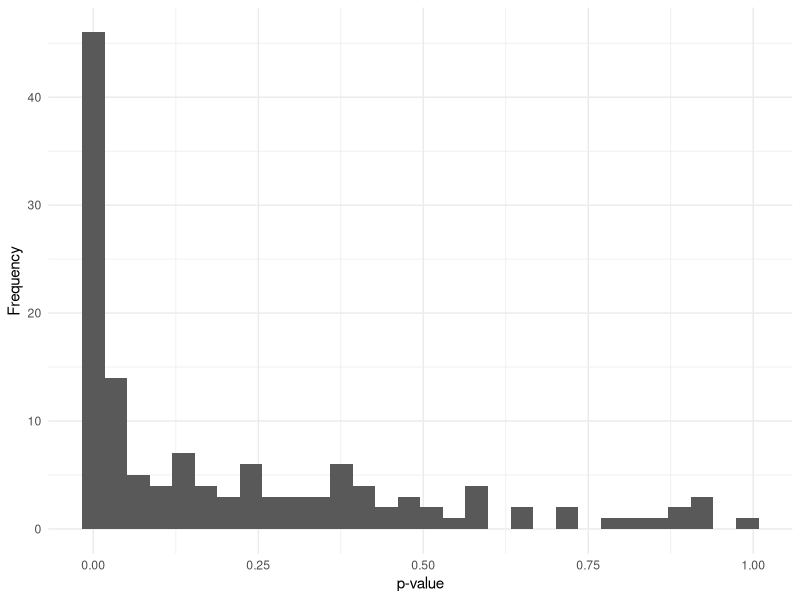
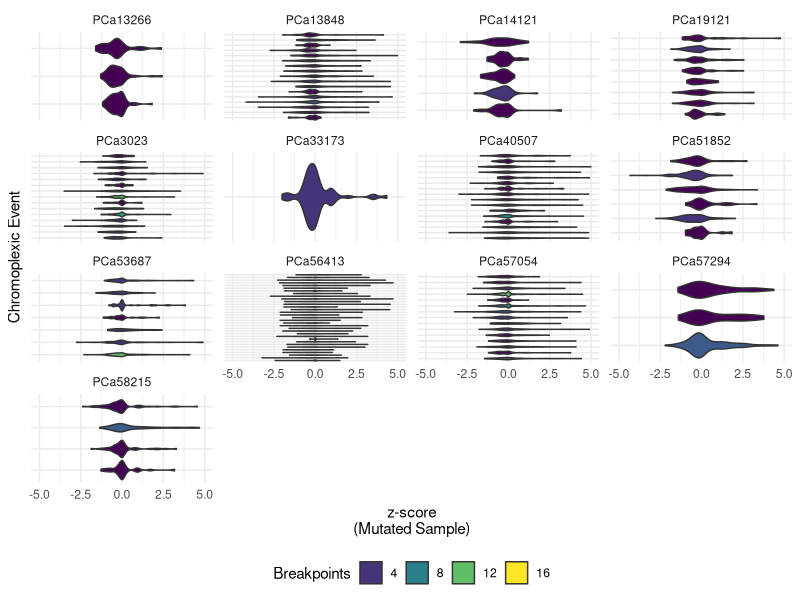
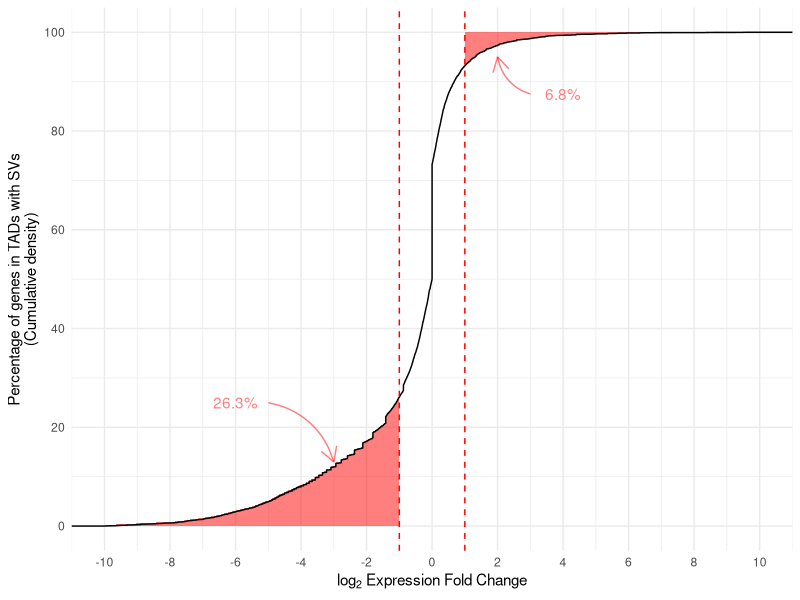

Source code (R) for these figures, in order:
# ==============================================================================
# Environment
# ==============================================================================
suppressMessages(library("data.table"))
suppressMessages(library("ggplot2"))

# ==============================================================================
# Data
# ==============================================================================
# load hypothesis testing results
htest = fread("sv-disruption-tests.tsv", sep = "\t", header = TRUE)

# load z-scores for tested genes
tested_genes = fread("sv-disruption-tests.genes.tsv", sep = "\t", header = TRUE)

# ==============================================================================
# Analysis
# ==============================================================================
# add n_breakpoints to tested_genes for plotting
tested_genes = merge(
    x = tested_genes,
    y = htest[, .SD, .SDcols=c("Sample", "Component_Index", "n_breakpoints", "n_genes")],
    by.x = c("Mutated_In", "Component_Index"),
    by.y = c("Sample", "Component_Index"),
    all.x = TRUE
)

# ==============================================================================
# Plots
# ==============================================================================
# p-value histogram across all connected components (i.e. chromoplexic events)
gg = (
    ggplot(data = htest)
    + geom_histogram(aes(x = p))
    + labs(x = "p-value", y = "Frequency")
    + theme_minimal()
)
ggsave(
    "Plots/sv-disruption.expression.p-values.png",
    height = 12,
    width = 20,
    units = "cm"
)

# plot z-scores for each connected component
gg = (
    ggplot(data = tested_genes)
    + geom_violin(aes(x = factor(Component_Index), y = z, fill = n_breakpoints))
    + labs(x = "Chromoplexic Event", y = "z-score\n(Mutated Sample)")
    + ylim(-5, 5)
    + facet_wrap(~ Mutated_In, scales = "free_y")
    + guides(fill = guide_legend(title="Breakpoints"))
    + scale_fill_viridis_c()
    + coord_flip()
    + theme_minimal()
    + theme(
        strip.text.y = element_text(angle = 0, hjust = 0),
        axis.text.y = element_blank(),
        legend.position = "bottom"
    )
)
ggsave(
    "Plots/sv-disruption.z.png",
    height = 20,
    width = 20,
    units = "cm"
)

# plot empirical CDFs of fold changes for each chromoxplexic event
# convert to log2 base for more understandable plotting
tested_genes[, log2fold := log10fold * log2(10)]
fold_ecdf = tested_genes[, ecdf(log2fold)]
ecdf_data = data.table(
    log2fold = tested_genes[order(log2fold), log2fold]
)
ecdf_data[, cdf := fold_ecdf(log2fold)]
log_fold_thresh = log2(c(0.5, 2))
gg = (
    ggplot()
    + geom_ribbon(
        data = ecdf_data[log2fold <= log_fold_thresh[1]],
        mapping = aes(x = log2fold, ymin = 0, ymax = cdf),
        alpha = 0.5,
        fill = "red"
    )
    + geom_ribbon(
        data = ecdf_data[log2fold >= log_fold_thresh[2]],
        mapping = aes(x = log2fold, ymin = cdf, ymax = 1),
        alpha = 0.5,
        fill = "red"
    )
    + stat_ecdf(
        data = tested_genes,
        mapping = aes(x = log2fold)
    )
    + geom_vline(xintercept=log_fold_thresh[1], linetype = "dashed", colour = "red")
    + geom_vline(xintercept=log_fold_thresh[2], linetype = "dashed", colour = "red")
    + annotate(
        x = -6, y = 0.25,
        label = paste0(round(fold_ecdf(log_fold_thresh[1]), 3) * 100, "%"),
        geom = "text",
        colour = "red",
        alpha = 0.5
    )
    + annotate(
        x = 4, y = 0.875,
        label = paste0((1 - round(fold_ecdf(log_fold_thresh[2]), 3)) * 100, "%"),
        geom = "text",
        colour = "red",
        alpha = 0.5
    )
    + geom_curve(
        aes(x = -5, y = 0.25, xend = -3, yend = 0.13),
        arrow = arrow(angle = 30, length = unit(0.03, "npc")),
        curvature = -0.3,
        colour = "red",
        alpha = 0.5
    )
    + geom_curve(
        aes(x = 3, y = 0.875, xend = 2, yend = 0.95),
        arrow = arrow(angle = 30, length = unit(0.03, "npc")),
        curvature = -0.3,
        colour = "red",
        alpha = 0.5
    )
    + scale_x_continuous(
        breaks = seq(-10, 10, 2),
        limits = c(-10, 10),
        name = expression(log[2] * " Expression Fold Change")
    )
    + scale_y_continuous(,
        breaks = seq(0, 1, 0.2),
        labels = seq(0, 100, 20),
        name = "Percentage of genes in TADs with SVs\n(Cumulative density)"
    )
    + theme_minimal()
)
ggsave(
    "Plots/sv-disruption.fold.ecdf.png",
    height = 12,
    width = 20,
    units = "cm"
)
